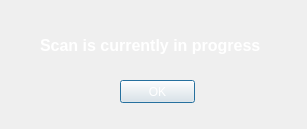
<?xml version="1.0" encoding="UTF-8"?>
<ui version="4.0">
 <class>WarningDialog</class>
 <widget class="QDialog" name="WarningDialog">
  <property name="geometry">
   <rect>
    <x>0</x>
    <y>0</y>
    <width>307</width>
    <height>129</height>
   </rect>
  </property>
  <property name="windowTitle">
   <string>Dialog</string>
  </property>
  <property name="styleSheet">
   <string notr="true">background-image: url(:/images/background.png);</string>
  </property>
  <widget class="QPushButton" name="pushButton">
   <property name="geometry">
    <rect>
     <x>120</x>
     <y>80</y>
     <width>75</width>
     <height>23</height>
    </rect>
   </property>
   <property name="styleSheet">
    <string notr="true">color: rgb(255, 255, 255);</string>
   </property>
   <property name="text">
    <string>OK</string>
   </property>
  </widget>
  <widget class="QLabel" name="label">
   <property name="geometry">
    <rect>
     <x>40</x>
     <y>30</y>
     <width>231</width>
     <height>31</height>
    </rect>
   </property>
   <property name="font">
    <font>
     <pointsize>12</pointsize>
     <weight>75</weight>
     <bold>true</bold>
    </font>
   </property>
   <property name="styleSheet">
    <string notr="true">color: rgb(255, 255, 255);</string>
   </property>
   <property name="text">
    <string>Scan is currently in progress</string>
   </property>
  </widget>
 </widget>
 <resources/>
 <connections/>
</ui>
